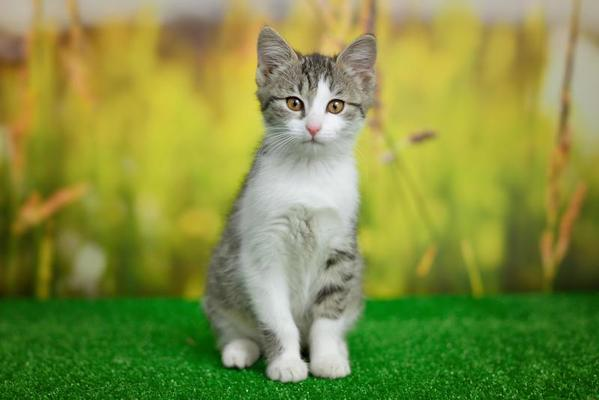
#> input picture Photos/cat.jpg, 599 x 400 px
$ python histogram.py
#> lines starting #> are read from the running program, lines starting #| are printed output that depends on the picture
import cv2 as cv
import matplotlib.pyplot as plt


image= cv.imread('Photos/cat.jpg')
#> image is the input picture: shape (400, 599, 3); mean B, G, R 66, 142.6, 129.7
cv.imshow('Image', image)
# [15 lines of commented-out code are left out]
color= ('b', 'g', 'r')
for i, col in enumerate(color):
    hist= cv.calcHist([image], [i], None, [256], [0,256])
    plt.plot(hist, color=col)

plt.xlim([0,256])
plt.xlabel('bins')
plt.ylabel('no. of pixeles')
plt.title('Colored histogram')
plt.xlim([0,256])
plt.show()
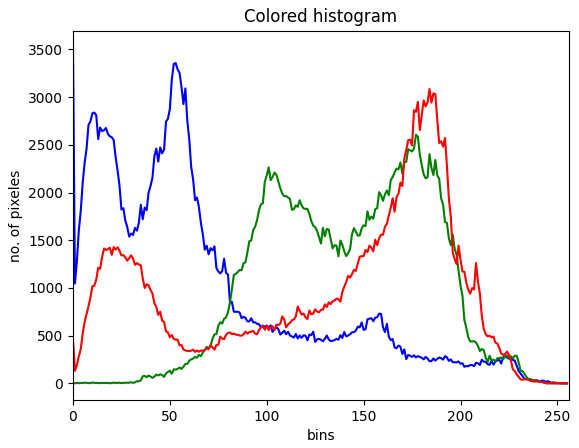
#> figure drawn by matplotlib, 1 panel; curve peaks at x = 0, y = 3522; curve peaks at x = 177, y = 2606; curve peaks at x = 184, y = 3086
cv.waitKey(0)

$ run again, with Photos/mul.jpg copied over Photos/cat.jpg
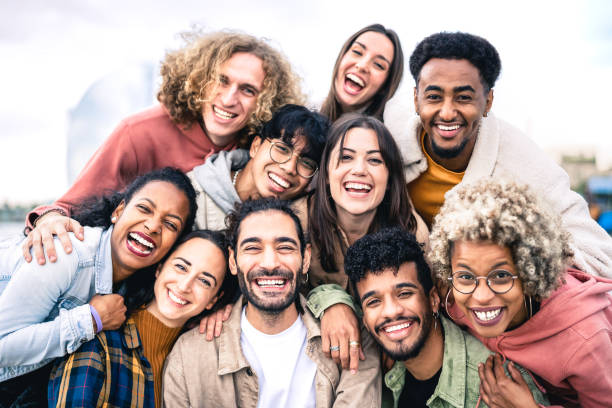
#> input picture Photos/mul.jpg, 612 x 408 px
#> image is the input picture: shape (408, 612, 3); mean B, G, R 156.2, 161.2, 181.9
#> `plt.show()`:
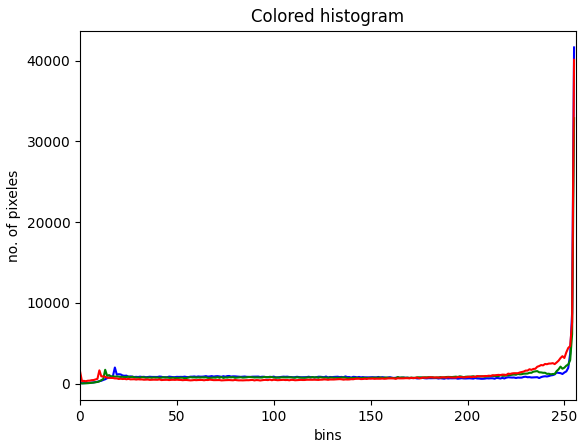
#> figure drawn by matplotlib, 1 panel; curve peaks at x = 255, y = 41640; curve peaks at x = 255, y = 32865; curve peaks at x = 255, y = 40103

$ run again, with Photos/my.jpg copied over Photos/cat.jpg
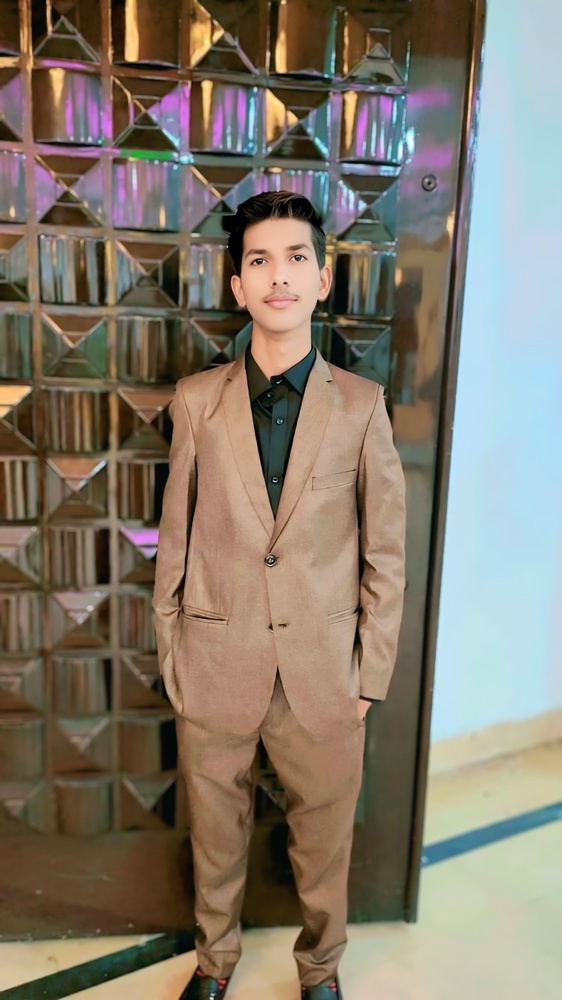
#> input picture Photos/my.jpg, 562 x 1000 px, shrunk from 1755 x 3120 before the run
#> image is the input picture: shape (1000, 562, 3); mean B, G, R 107.6, 121.5, 130.8
#> `plt.show()`:
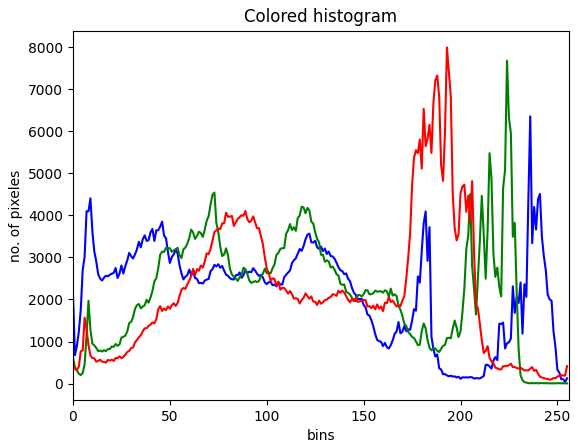
#> figure drawn by matplotlib, 1 panel; curve peaks at x = 236, y = 6355; curve peaks at x = 224, y = 7678; curve peaks at x = 193, y = 7993
